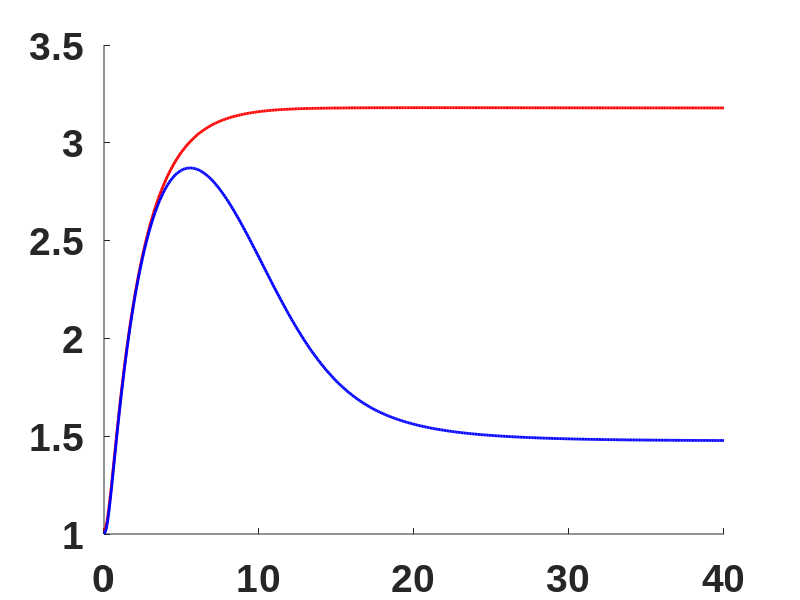

The MATLAB source for this figure: (Note: this script raises an error after producing the figure.)
set(0,'DefaultLineLineWidth',2);
set(0,'DefaultAxesFontSize',28,'DefaultAxesFontWeight','bold','DefaultAxesFontName','Arial');
set(0,'DefaultTextFontSize',28,'DefaultTextFontWeight','bold','DefaultTextFontName','Arial');

%% mG* dynamic for control cells, shGIV cells, coupled switches but without arrow 2 or arrow 3
figure;hold on;set(gcf,'unit','centimeters','position',[1,1,22,18])

load matlab_GIV.mat
h3=plot(TT,Y(:,3)/mg_wild,'r');

load matlab_shC.mat
h4=plot(TT,Y(:,3)/mg_wild,'b');
errorbar(t_arf1,mean(Y_arf1,2),std(Y_arf1,0,2)/sqrt(3), 'vertical','o','linewidth',1,'color','k','CapSize',10,'markersize',5,'markerfacecolor','k');

T=40;
[TT,Y]=ode45(@(t,y)f_endo(t,y,tau,Input_all(2),'shControl',12),0:0.1:T,ini);
h1=plot(TT(1:5:end),Y(1:5:end,3)/mg_wild,'--','color',[255 222 23]/265);

[TT,Y]=ode45(@(t,y)f_endo(t,y,tau,Input_all(2),'shControl',13),0:0.1:T,ini);
h2=plot(TT(3:5:end),Y(3:5:end,3)/mg_wild,'g--');

xlabel('Time [min]');ylabel(['Arf1','$\cdot$','GTP','[fold change]'],'Interpreter','latex');box off;
xlim([0 35]);set(gca,'Xtick',0:5:35);ylim([1 3.5])
save ('Fig2I.eps');
%% mG* dynamic for control cells, shGIV cells, coupled switches but without arrow 2 or arrow 3
figure;hold on;set(gcf,'unit','centimeters','position',[1,1,22,18]);

load matlab_GIV.mat
h3=plot(TT,Y(:,5)/tg_wild,'r');% 0.0161 is the initial condition of tG* for shControl
errorbar(t_tG_shGIV,mean(Y_tG_shGIV,2),std(Y_tG_shGIV,0,2)/sqrt(8), 'vertical','o','linewidth',1,'color','r','CapSize',10,'markersize',5,'markerfacecolor','r');

load matlab_shC.mat
h4=plot(TT,1/tg_wild*Y(:,5),'b');
errorbar(t_tG,mean(Y_tG,2),std(Y_tG,0,2)/sqrt(8), 'vertical','o','linewidth',1,'color','k','CapSize',10,'markersize',5,'markerfacecolor','k');

T=40;
[TT,Y]=ode45(@(t,y)f_endo(t,y,tau,Input_all(2),'shControl',12),0:0.1:T,ini);
h1=plot(TT(1:5:end),1/tg_wild*Y(1:5:end,5),'--','color',[255 222 23]/265);

[TT,Y]=ode45(@(t,y)f_endo(t,y,tau,Input_all(2),'shControl',13),0:0.1:T,ini);
h2=plot(TT(3:5:end),1/tg_wild*Y(3:5:end,5),'g--');

set(gca,'Xtick',0:5:35);ylim([0 35])
xlabel('Time [min]');ylabel('tG*');box off;
xlim([0 35]);set(gca,'Xtick',0:5:35);
save ('Fig2J.eps');